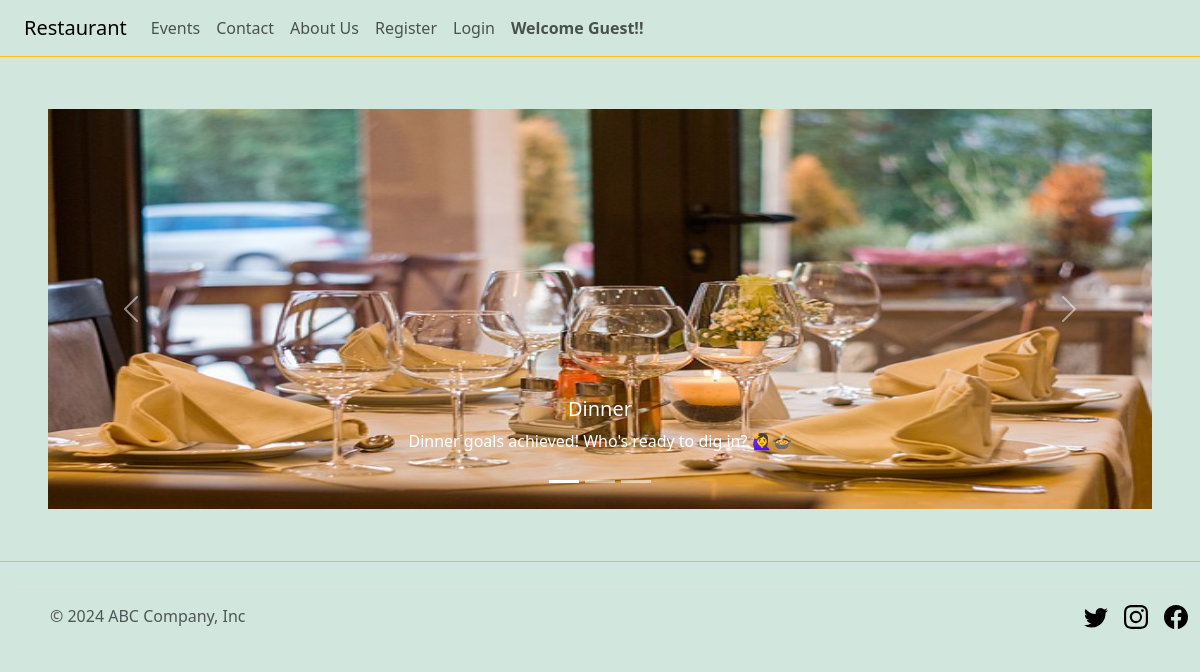
The page / on the database its author committed.
### restaurant_app/models.py (models this page shows, shortened)
class SliderImage(models.Model):
    title = models.CharField(max_length=100)
    image = models.ImageField(upload_to='slider_images/')
    caption = models.CharField(max_length=200)

### restaurant_app/views.py (the view)
# urls.py: 2. Add a URL to urlpatterns:  path('', views.home, name='home')
def home(request):
    slider_images = SliderImage.objects.all()
    return render(request, 'index.html', {'slider_images': slider_images})

### templates/index.html (shortened to what this page needs)
{% extends 'base.html' %}
{% block content %}
<div class="container-fluid px-1 px-md-5 px-lg-1 px-xl-5 py-5 mx-auto">
    <div id="carouselExampleCaptions" class="carousel slide" data-bs-ride="carousel">
        <div class="carousel-indicators">
            {% for image in slider_images %}
            <button type="button" data-bs-target="#carouselExampleCaptions" data-bs-slide-to="{{ forloop.counter0 }}" {% if forloop.first %}class="active"{% endif %}></button>
            {% endfor %}
        </div>
        <div class="carousel-inner">
            {% for image in slider_images %}
            <div class="carousel-item {% if forloop.first %}active{% endif %}">
                <img src="{{ image.image.url }}" class="d-block w-100" alt="{{ image.caption }}">
                <div class="carousel-caption d-none d-md-block">
                    <h5>{{ image.title }}</h5>
                    <p>{{ image.caption }}</p>
                </div>
            </div>
            {% endfor %}
        </div>
        <button class="carousel-control-prev" type="button" data-bs-target="#carouselExampleCaptions" data-bs-slide="prev">
            <span class="carousel-control-prev-icon" aria-hidden="true"></span>
        </button>
        <button class="carousel-control-next" type="button" data-bs-target="#carouselExampleCaptions" data-bs-slide="next">
            <span class="carousel-control-next-icon" aria-hidden="true"></span>
        </button>
    </div>
</div>
{% endblock %}

### templates/base.html (style rules this page uses)
.carousel-item img { max-height: 400px; width: auto; margin: 0 auto; }

### rows shown on the page
SliderImage: image (picture), title "Dinner", caption "Dinner goals achieved! Who's ready to dig in? 🙋‍♀️🍲"
